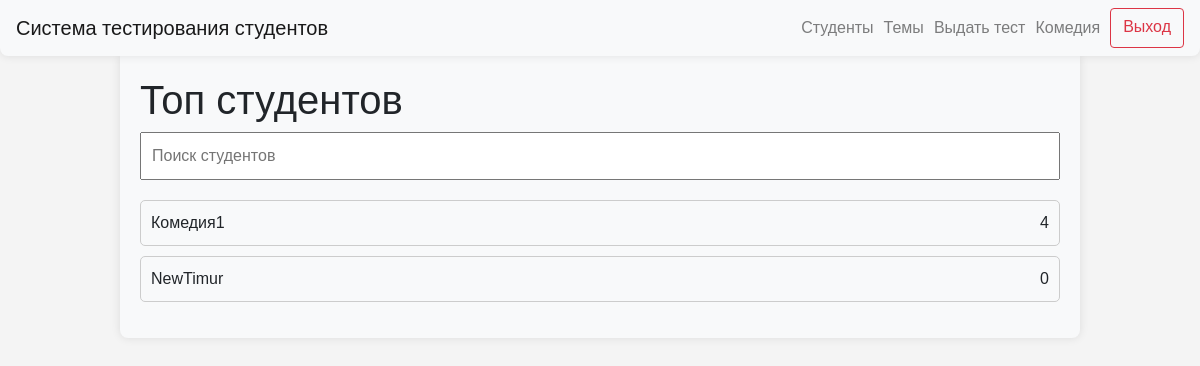
/top_students (signed in), run on an earlier commit of the app's database.
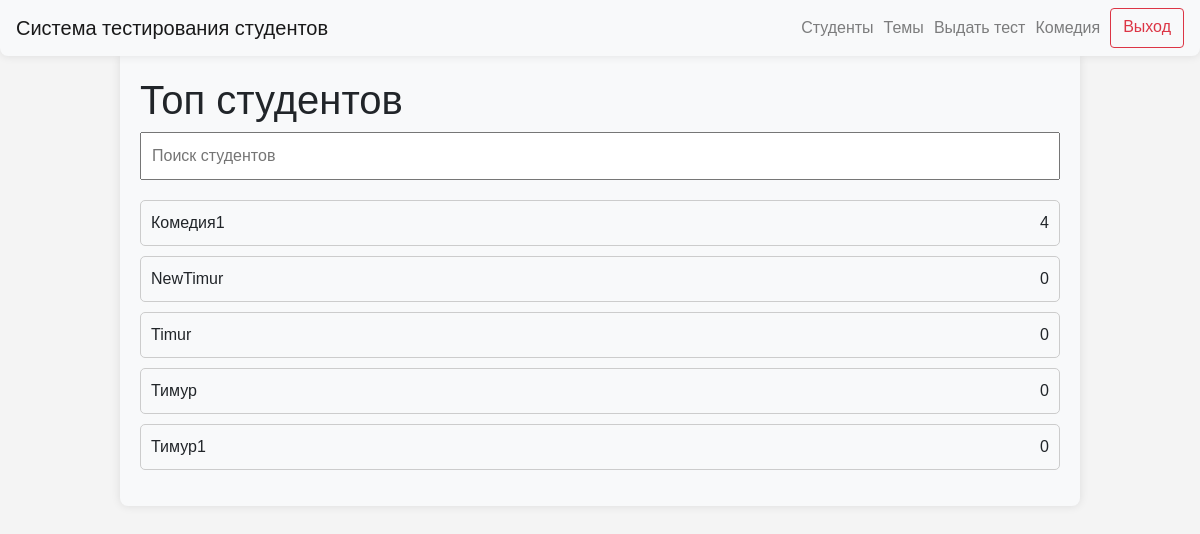
And on a later commit of the database.
### data/users.py (models this page shows)
class User(SqlAlchemyBase, UserMixin, SerializerMixin):
    __tablename__ = "users"
    id = sqlalchemy.Column(
        sqlalchemy.Integer,
        primary_key=True,
        autoincrement=True,
    )
    name = sqlalchemy.Column(
        sqlalchemy.String,
        nullable=True,
    )
    group_id = sqlalchemy.Column(
        sqlalchemy.Integer,
        sqlalchemy.ForeignKey(
            "groups.id",
            ondelete="CASCADE",
        ),
        nullable=False,
    )
    date_of_birth = sqlalchemy.Column(
        sqlalchemy.Date,
        nullable=True,
    )
    user_level = sqlalchemy.Column(
        sqlalchemy.String,
        default="student",
    )
    avatar = sqlalchemy.Column(
        sqlalchemy.String,
        nullable=True,
        default="icon.jpg",
    )

### server.py (the view)
@app.route("/top_students")
@login_required
def top_students():
    if current_user.user_level == "admin":
        db_sess = db_session.create_session()
        students = db_sess.query(User).filter(User.user_level == "student").all()
        students_res = [
            [
                student.name,
                count_cor_wng_ans(
                    db_sess.query(BlitzTest)
                    .filter(
                        BlitzTest.student == student.id,
                    )
                    .all(),
                )[0],
            ]
            for student in students
        ]
        students_top = sorted(students_res, key=lambda x: x[1], reverse=True)
        print(students_top)
        return render_template(
            "top_students.html",
            title="Топ студентов",
            students_top=students_top,
        )
    abort(403)

### data/db_session.py (called while the page is built)
def create_session() -> Session:
    global __factory
    return __factory()

### server.py (called while the page is built)
@login_manager.user_loader
def load_user(user_id):
    db_sess = db_session.create_session()
    return db_sess.query(User).get(user_id)

### utils/count_correct_and_wrong_ans.py (called while the page is built)
def count_cor_wng_ans(student_tests):
    correct_ans = 0
    wrong_ans = 0
    for test in student_tests:
        if test.result_answer_1 == 1:
            correct_ans += 1
        if test.result_answer_2 == 1:
            correct_ans += 1
        if test.result_answer_3 == 1:
            correct_ans += 1
        if test.result_answer_4 == 1:
            correct_ans += 1
        if test.result_answer_5 == 1:
            correct_ans += 1
        if test.result_answer_1 == 0:
            wrong_ans += 1
        if test.result_answer_2 == 0:
            wrong_ans += 1
        if test.result_answer_3 == 0:
            wrong_ans += 1
        if test.result_answer_4 == 0:
            wrong_ans += 1
        if test.result_answer_5 == 0:
            wrong_ans += 1
    return [correct_ans, wrong_ans]

### templates/top_students.html (shortened to what this page needs)
{% extends "base.html" %}
{% block content %}
<body>
<h1>Топ студентов</h1>
<input type="text" id="searchInput" onkeyup="searchTests()" placeholder="Поиск студентов">
<ul id="testList">
    {% for name, res in students_top %}
    <li class="testItem">{{ name }}
        <div class="buttons-container"><a>{{ res }}</a></div>
    </li>
    {% endfor %}
</ul>
</body>
{% endblock %}

### templates/base.html (shortened to what this page needs)
<!doctype html>
<html lang="en">
<head>
    <link rel="stylesheet"
          href="https://stackpath.bootstrapcdn.com/bootstrap/4.4.1/css/bootstrap.min.css"
>
    <link rel="stylesheet" type="text/css" href="../static/css/style.css">
</head>
<body>
<header>
    <nav class="navbar navbar-light bg-light custom-navbar">
        <a class="navbar-brand" href="/">Система тестирования студентов</a>
        {% if current_user.is_authenticated %}
        <div class="d-flex flex-row-reverse">
            <a class="btn btn-outline-danger spaced-element" style="margin-left: 10px; text-align: center;"
               href="/logout">Выход</a>
            {% if current_user.user_level == 'admin' %}
            <a class="navbar-text" style="margin-left: 10px; text-align: center;">{{ current_user.name }}</a>
            <a class="navbar-text" style="margin-left: 10px; text-align: center;" href="/select_group_for_test">Выдать тест</a>
            <a class="navbar-text" style="margin-left: 10px; text-align: center;" href="/topics">Темы</a>
            <a class="navbar-text" style="margin-left: 10px; text-align: center;" href="/groups">Студенты</a>
            {% else %}
            <a class="navbar-text" style="margin-left: 10px; text-align: center;" href="{{ url_for('personal_cabinet', user_id=current_user.id) }}">{{ current_user.name }}</a>
            {% endif %}
        </div>
        {% endif %}
    </nav>
</header>
<main role="main" class="container">
    {% block content %}
    {% endblock %}
</main>
</body>
</html>

### static/css/style.css (style rules this page uses)
body { font-family: Arial, sans-serif; margin: 0; padding: 0; background-color: #f4f4f4; }
.custom-navbar { margin: 0 auto; background-color: #f8f9fa; border-radius: 0 0 8px 8px; box-shadow: 0 0 10px rgba(0,0,0,0.1); }

### templates/top_students.html (style rules this page uses)
body { font-family: Arial, sans-serif; margin: 0; padding: 0; background-color: #f4f4f4; }
.container { width: 80%; margin: 0 auto; padding: 20px; background-color: #f8f9fa; border-radius: 0 0 8px 8px; box-shadow: 0 0 10px rgba(0,0,0,0.1); }
#searchInput { width: 100%; padding: 10px; margin-bottom: 20px; font-size: 16px; }
#testList { list-style-type: none; padding: 0; }
.testItem { border: 1px solid #ccc; border-radius: 5px; padding: 10px; margin-bottom: 10px; }
.testItem { display: flex; justify-content: space-between; align-items: center; border: 1px solid #ccc; border-radius: 5px; padding: 10px; margin-bottom: 10px; }
.testItem a { margin-left: auto; }
.buttons-container { display: flex; gap: 10px; }

What changed in the data, as far as the page shows it:
added User: name "Timur", res "0"
added User: name "Тимур", res "0"
added User: name "Тимур1", res "0"
